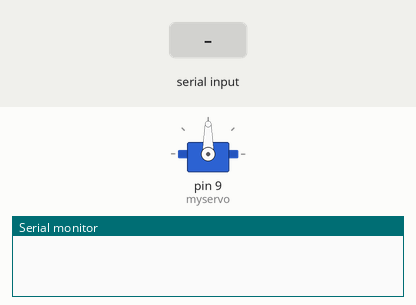
Simulated run of this sketch. Board: Arduino Uno, built with avr-gcc and run on an emulated ATmega328P. Shown: servo, the last lines printed to the serial monitor. The inputs (shaded band) are chosen by the test bench.

Above: at 1.2 s.
1.3 s: "30,150\n" received over Serial
At 2.5 s:
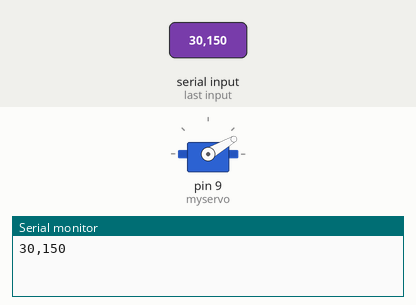
2.8 s: "5\n" received over Serial
At 3.6 s:
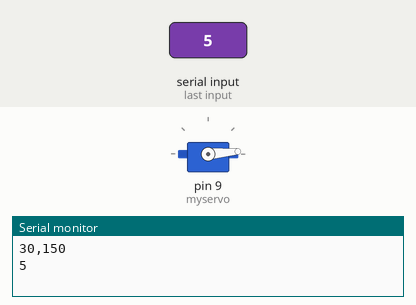
4.3 s: "200\n" received over Serial
At 4.8 s:
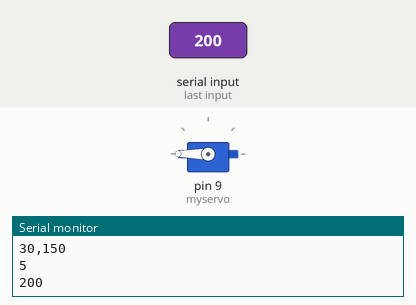
5.8 s: "90,45\n" received over Serial
At 7.2 s:
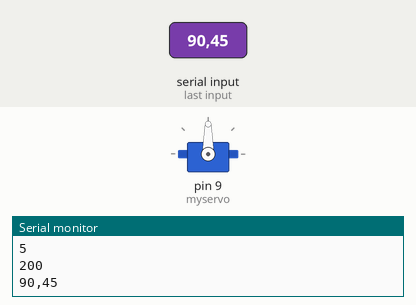
Timing chart, 0 to 8.3 s (numbered marks = the images above; inputs shaded):
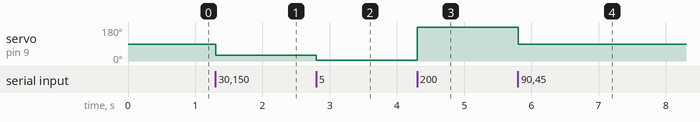

The sketch:

arduino_servo_miky.ino
```cpp
#include <Servo.h>
Servo myservo;  // create servo object to control a servo


String inputString = "";         // a string to hold incoming data
boolean stringComplete = false;  // whether the string is complete

void setup() {
   myservo.attach(9);
  // initialize serial:
  Serial.begin(9600);
  // reserve 200 bytes for the inputString:
  inputString.reserve(200);
}

void loop() {
  // print the string when a newline arrives:
  if (stringComplete) {
     myservo.write(inputString.toInt());
    Serial.println(inputString);
    // clear the string:
    inputString = "";
    stringComplete = false;
  }
}

/*
  SerialEvent occurs whenever a new data comes in the
 hardware serial RX.  This routine is run between each
 time loop() runs, so using delay inside loop can delay
 response.  Multiple bytes of data may be available.
 */
void serialEvent() {
  while (Serial.available()) {
    // get the new byte:
    char inChar = (char)Serial.read();
    // add it to the inputString:
    inputString += inChar;
    // if the incoming character is a newline, set a flag
    // so the main loop can do something about it:
    if (inChar == '\n') {
      stringComplete = true;
    }
  }
}
```

Measured:
- after the input at 1.3 s, servo on pin 9 (myservo): 90° → 30° at once
- after the input at 2.8 s, servo on pin 9 (myservo): 30° → 5° at once
- after the input at 4.3 s, servo on pin 9 (myservo): 5° → 180° at once
- after the input at 5.8 s, servo on pin 9 (myservo): 180° → 90° at once
